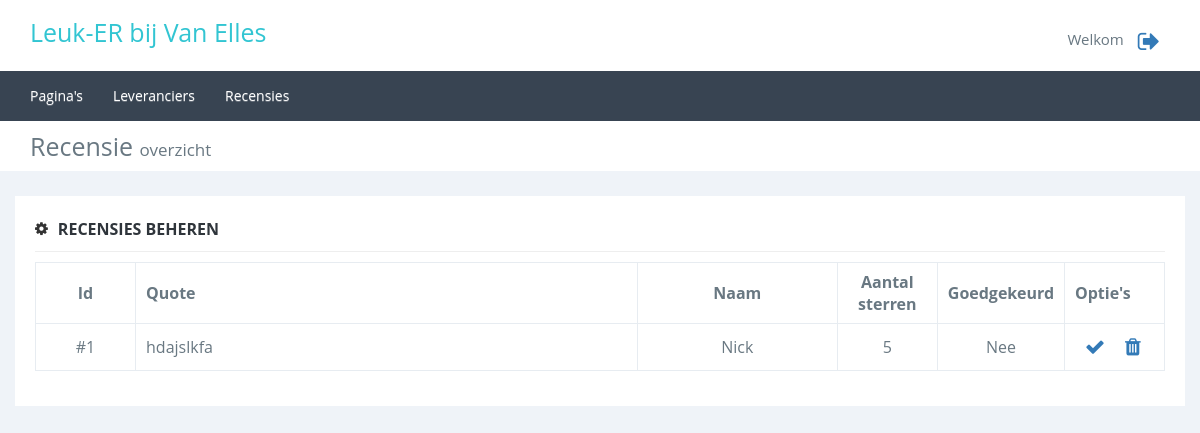
The app's page /admin/recensie_goedkeuren.php (signed in), older data.
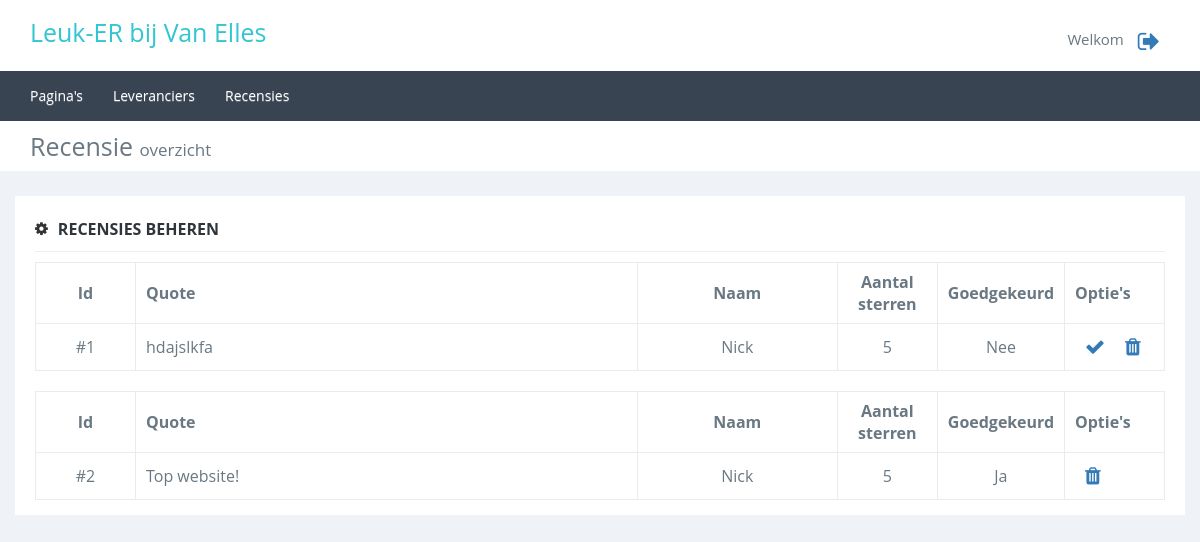
The same page, newer data.
### tables this page shows
CREATE TABLE `review` (
  `review_id` int(11) NOT NULL,
  `quote` varchar(200) NOT NULL,
  `rating` int(1) NOT NULL,
  `user_id` int(11) NOT NULL,
  `datum` datetime NOT NULL DEFAULT CURRENT_TIMESTAMP,
  `active` int(1) NOT NULL DEFAULT '0' COMMENT '0 = Niet geaccepteerd, 1 = geaccepteerd'
);

CREATE TABLE `user` (
  `user_id` int(11) NOT NULL,
  `email` varchar(45) NOT NULL,
  `first_name` varchar(45) DEFAULT NULL,
  `insertion` varchar(45) DEFAULT NULL,
  `last_name` varchar(45) DEFAULT NULL,
  `birthday` datetime DEFAULT NULL,
  `phonenumber` int(12) DEFAULT NULL,
  `city` varchar(45) DEFAULT NULL,
  `address` varchar(45) DEFAULT NULL,
  `zipcode` varchar(45) DEFAULT NULL,
  `role` int(11) NOT NULL DEFAULT '2',
  `newsletter` int(1) NOT NULL DEFAULT '0' COMMENT '0=nee, 1=ja'
);

### admin/classes/recensie.class.php (called while the page is built, shortened)
<?php
class recensie
{
    private $_db;
    public function __construct()
    {
        $this->_db = new Connection();
        $this->_db = $this->_db->databaseConnection();
    }
    public function getAllrecensie($active = 0)
    {
        try {
            $query = $this->_db->prepare('
                    SELECT r.review_id, r.quote, r.rating, u.first_name, r.active
                    FROM review r
                    JOIN user u ON r.user_id = u.user_id
                    WHERE active = :active;
                ');
            $query->bindValue(":active", $active);
            if ($query->execute()) {
                return $content = $query->fetchAll();
            } else {
                return false;
            }
        } catch (PDOexception $e) {
            return false;
        }
    }
}
?>

### admin/classes/connection.class.php (called while the page is built, shortened)
<?php
class Connection {
    public function databaseConnection() {
        try {
            $this->_db = new PDO('mysql:host=localhost;dbname=vanelles', 'root', '');
            return $this->_db;
        } catch (PDOException $e) {
            echo "<h3>Let op</h3>Er is helaas een probleem met het verbinden van de server, probeer het later nog eens.";
            exit;
        }
    }
}

### admin/recensie_goedkeuren.php (the view, shortened to what this page needs)
<div class="content">
    <?php
    include_once('includes/header.php');
    $recensie = new recensie();
    $recensieListActive = $recensie->getAllrecensie(1);
    $recensieLIstInActive = $recensie->getAllrecensie(0);
    ?>
    <div class="pagetitel marbot">
        <div class="container">
            <div class="row">
                <div class="col-xs-12">Recensie <span>overzicht</span></div>
            </div>
        </div>
    </div>
    <div class="container">
        <div class="row">
            <div class="col-xs-12 inhoud">
                <div class="titel">
                    <i class="fa fa-cog"></i><span>Recensies beheren</span>
                </div>
                <?php
                if($recensieLIstInActive != false) {
                    echo '
                        <table class="maintable"  style="margin-bottom: 20px;">
                            <thead>
                                <tr>
                                    <th>Id</th>
                                    <th>Quote</th>
                                    <th>Naam</th>
                                    <th>Aantal sterren</th>
                                    <th>Goedgekeurd</th>
                                    <th style="width: 100px;">Optie\'s</th>
                                </tr>
                            </thead>
                            <tbody>';
                    foreach($recensieLIstInActive as $value) {
                        echo '
                            <tr>
                                <td>#'.$value['review_id'].'</td>
                                <td>'.$value['quote'].'</td>
                                <td>'.$value['first_name'].'</td>
                                <td>'.$value['rating'].'</td>
                                <td>Nee</td>
                                <td><a href="recensie_goedkeuren.php?accepid='.$value['review_id'].'" title="Goedkeuren" data-id="'.$value['review_id'].'"><i class="fa fa-check"></i></a><a class="confirm" href="recensie_goedkeuren.php?verid='.$value['review_id'].'" title="Verwijderen" data-id="'.$value['review_id'].'"><i class="fa fa-trash"></i></a></td>
                            </tr>';
                    }
                    echo '
                            </tbody>
                        </table>';
                }
                if($recensieListActive != false) {
                    echo '
                        <table class="maintable">
                            <thead>
                                <tr>
                                    <th>Id</th>
                                    <th>Quote</th>
                                    <th>Naam</th>
                                    <th>Aantal sterren</th>
                                    <th>Goedgekeurd</th>
                                    <th style="width: 100px;">Optie\'s</th>
                                </tr>
                            </thead>
                            <tbody>';
                    foreach($recensieListActive as $value) {
                        echo '
                            <tr>
                                <td>#'.$value['review_id'].'</td>
                                <td>'.$value['quote'].'</td>
                                <td>'.$value['first_name'].'</td>
                                <td>'.$value['rating'].'</td>
                                <td>Ja</td>
                                <td><a class="confirm" href="recensie_goedkeuren.php?verid='.$value['review_id'].'" title="Verwijderen" data-id="'.$value['review_id'].'"><i class="fa fa-trash"></i></a></td>
                            </tr>';
                    }
                    echo '
                            </tbody>
                        </table>';
                }
                ?>
            </div>
        </div>
    </div>
</div>
</body>
</html>

Row changes from the older to the newer data that the page shows:
added review: review_id "2", quote "Top website!", user.first_name "Nick", rating "5"
Text that changed along with them:
text now shown: "Id Quote Naam Aantal sterren Goedgekeurd Optie ' s"
